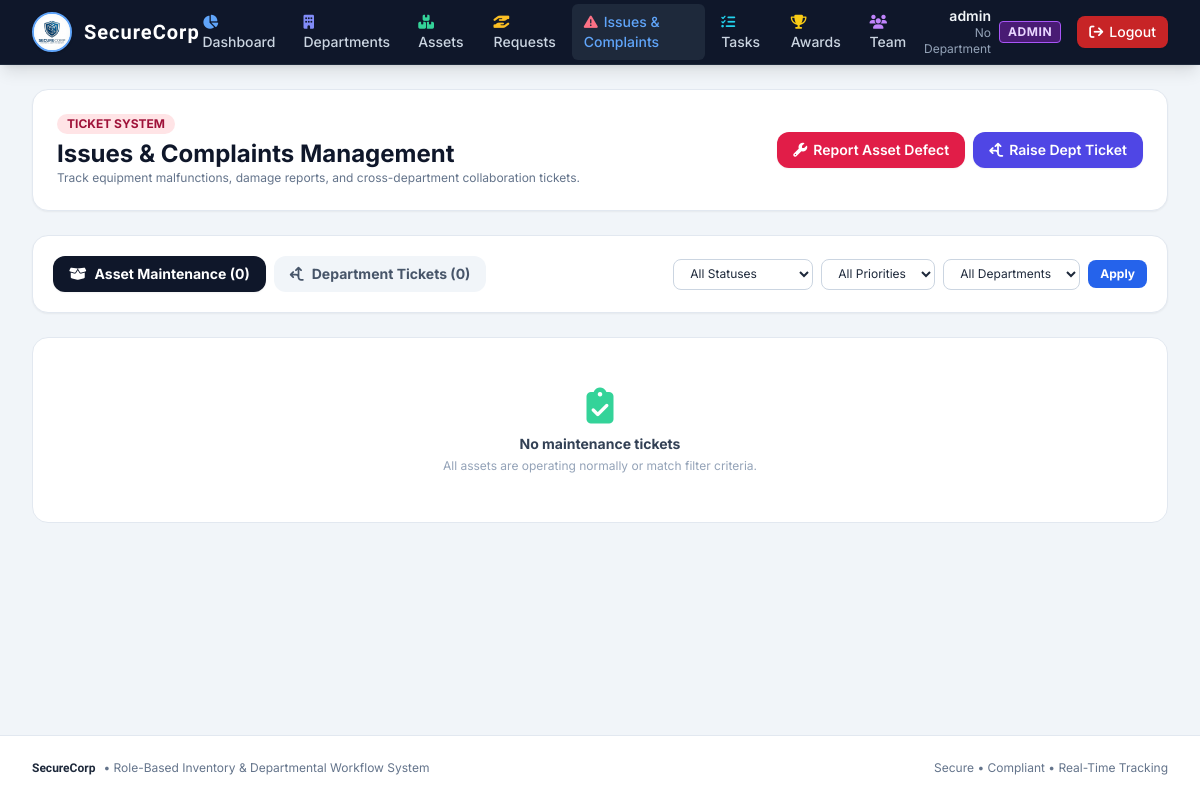
Page /issues/ (signed in) on the earlier database version.
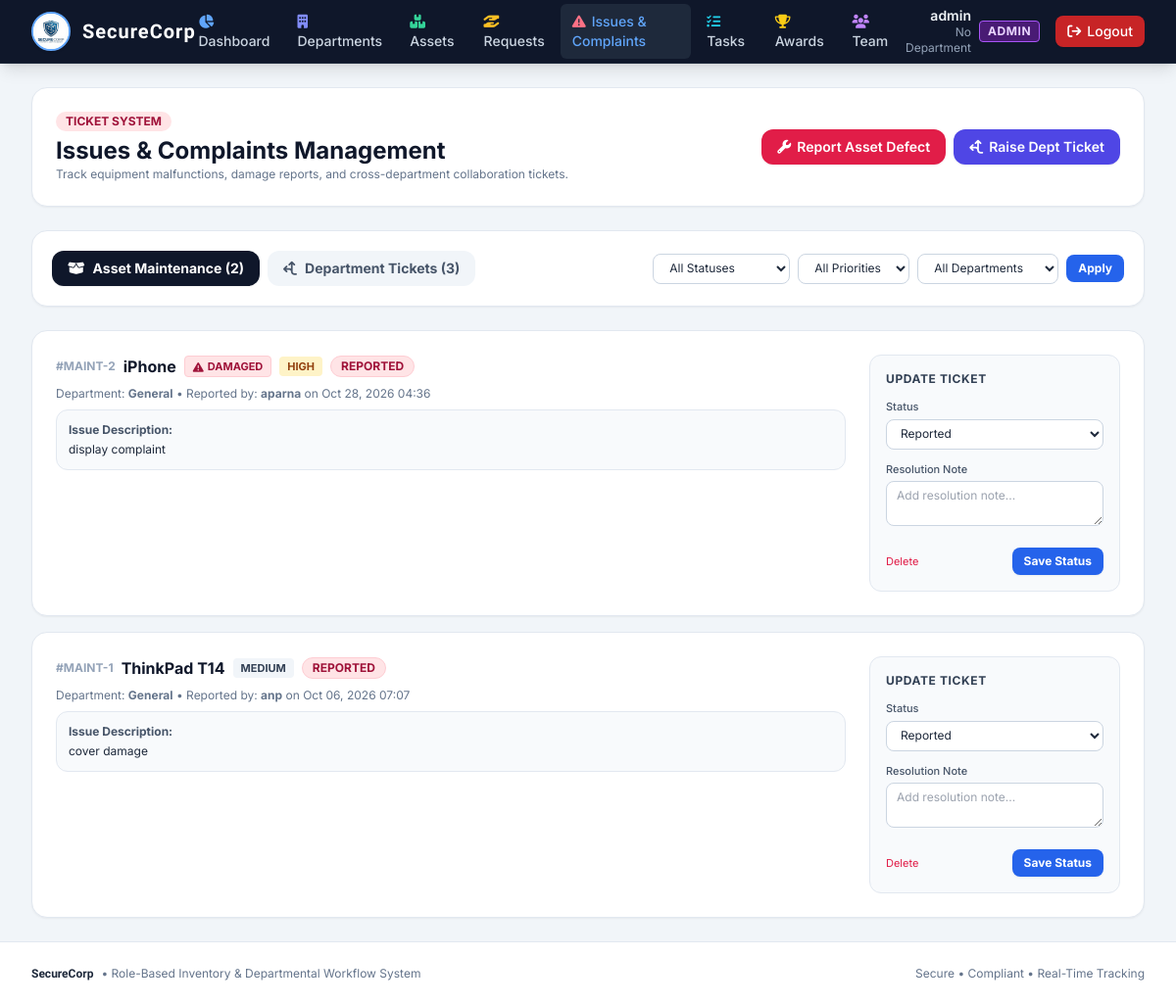
Same page on the later database version.
### inventory/models.py (models this page shows, shortened)
class MaintenanceIssue(models.Model):
    STATUS_CHOICES = (
        ('REPORTED', 'Reported'),
        ('IN_PROGRESS', 'In Progress'),
        ('RESOLVED', 'Resolved'),
    )
    PRIORITY_CHOICES = (
        ('LOW', 'Low'),
        ('MEDIUM', 'Medium'),
        ('HIGH', 'High'),
        ('URGENT', 'Urgent'),
    )
    asset = models.ForeignKey(Asset, on_delete=models.CASCADE, related_name='maintenance_issues')
    department = models.ForeignKey(Department, on_delete=models.CASCADE, related_name='maintenance_issues', null=True, blank=True)
    reported_by = models.ForeignKey(User, on_delete=models.CASCADE, related_name='reported_issues')
    description = models.TextField()
    is_damaged = models.BooleanField(default=False)
    priority = models.CharField(max_length=10, choices=PRIORITY_CHOICES, default='MEDIUM')
    status = models.CharField(max_length=20, choices=STATUS_CHOICES, default='REPORTED')
    resolution_notes = models.TextField(blank=True, default='')
    reported_at = models.DateTimeField(auto_now_add=True)
    resolved_at = models.DateTimeField(null=True, blank=True)

class Asset(models.Model):
    name = models.CharField(max_length=200)
    category = models.ForeignKey(Category, on_delete=models.CASCADE, related_name='assets')
    department = models.ForeignKey(Department, on_delete=models.SET_NULL, null=True, blank=True, related_name='assets')
    description = models.TextField(blank=True)
    total_quantity = models.PositiveIntegerField(default=0)
    available_quantity = models.PositiveIntegerField(default=0)
    low_stock_threshold = models.PositiveIntegerField(default=5)

class User(AbstractUser):
    ROLE_CHOICES = (
        ('ADMIN', 'Admin'),
        ('EMPLOYEE', 'Employee'),
    )
    role = models.CharField(max_length=10, choices=ROLE_CHOICES, default='EMPLOYEE')
    skills = models.ManyToManyField(Skill, blank=True, related_name='employees')
    department = models.ForeignKey(Department, on_delete=models.SET_NULL, null=True, blank=True, related_name='employees')
    @property
    def is_admin_role(self):
        return self.role == 'ADMIN' or self.is_superuser or self.is_staff
    @property
    def full_name_or_username(self):
        full = self.get_full_name()
        return full if full else self.username

### inventory/views.py (the view)
# urls.py: path('issues/', views.issue_list, name='issue_list'),
@login_required
def issue_list(request):
    tab = request.GET.get('tab', 'maintenance')
    status_filter = request.GET.get('status', '').upper()
    priority_filter = request.GET.get('priority', '').upper()
    dept_id = request.GET.get('dept')
    maintenance_issues = MaintenanceIssue.objects.select_related('asset', 'department', 'reported_by').all().order_by('-reported_at')
    dept_issues = DepartmentIssue.objects.select_related('target_department', 'reported_by', 'reported_by__department').all().order_by('-created_at')
    if status_filter:
        maintenance_issues = maintenance_issues.filter(status=status_filter)
        dept_issues = dept_issues.filter(status=status_filter)
    if priority_filter:
        maintenance_issues = maintenance_issues.filter(priority=priority_filter)
        dept_issues = dept_issues.filter(priority=priority_filter)
    if dept_id:
        maintenance_issues = maintenance_issues.filter(department_id=dept_id)
        dept_issues = dept_issues.filter(target_department_id=dept_id)
    departments = Department.objects.all()
    assets = Asset.objects.all()
    return render(request, 'inventory/issue_list.html', {
        'tab': tab,
        'maintenance_issues': maintenance_issues,
        'dept_issues': dept_issues,
        'departments': departments,
        'assets': assets,
        'status_filter': status_filter,
        'priority_filter': priority_filter,
        'selected_dept': dept_id,
    })

### templates/inventory/issue_list.html (shortened to what the changed rows need)
{% extends 'base.html' %}
{% block content %}
<div class="space-y-6">
    <div class="bg-white p-6 rounded-2xl shadow-sm border border-slate-200 flex flex-col sm:flex-row sm:items-center sm:justify-between gap-4">
        <div>
            <h1 class="text-2xl font-bold text-slate-900 mt-1">Issues & Complaints Management</h1>
        </div>
    </div>
    <div class="bg-white p-5 rounded-2xl shadow-sm border border-slate-200 flex flex-col md:flex-row md:items-center md:justify-between gap-4">
        <div class="flex items-center space-x-2 border-b md:border-b-0 pb-3 md:pb-0">
            <a href="{% url 'issue_list' %}?tab=maintenance" class="px-4 py-2 rounded-xl text-xs sm:text-sm font-bold transition flex items-center space-x-2 {% if tab == 'maintenance' %}bg-slate-900 text-white shadow-sm{% else %}bg-slate-100 text-slate-600 hover:bg-slate-200{% endif %}">
                <i class="fa-solid fa-box-open"></i>
                <span>Asset Maintenance ({{ maintenance_issues.count }})</span>
            </a>
            <a href="{% url 'issue_list' %}?tab=department" class="px-4 py-2 rounded-xl text-xs sm:text-sm font-bold transition flex items-center space-x-2 {% if tab == 'department' %}bg-slate-900 text-white shadow-sm{% else %}bg-slate-100 text-slate-600 hover:bg-slate-200{% endif %}">
                <i class="fa-solid fa-arrows-split-up-and-left"></i>
                <span>Department Tickets ({{ dept_issues.count }})</span>
            </a>
        </div>
    </div>
    {% if tab == 'maintenance' %}
    <div class="space-y-4">
        {% for issue in maintenance_issues %}
        <div class="bg-white rounded-2xl shadow-sm border border-slate-200 p-6 flex flex-col md:flex-row md:items-start md:justify-between gap-6 hover:shadow-md transition">
            <div class="space-y-2 flex-grow">
                <div class="flex flex-wrap items-center gap-2">
                    <span class="text-xs font-bold text-slate-400">#MAINT-{{ issue.id }}</span>
                    <h3 class="text-base font-bold text-slate-900">{{ issue.asset.name }}</h3>
                    {% if issue.is_damaged %}
                        <span class="inline-flex items-center px-2 py-0.5 rounded text-[11px] font-bold bg-rose-100 text-rose-800 border border-rose-200">
                            <i class="fa-solid fa-triangle-exclamation mr-1"></i>DAMAGED
                        </span>
                    {% endif %}
                    <span class="inline-flex items-center px-2 py-0.5 rounded text-[11px] font-bold {% if issue.priority == 'URGENT' %}bg-red-600 text-white{% elif issue.priority == 'HIGH' %}bg-amber-100 text-amber-800{% else %}bg-slate-100 text-slate-700{% endif %}">
                        {{ issue.priority }}
                    </span>
                    <span class="inline-flex items-center px-2.5 py-0.5 rounded-full text-xs font-bold {% if issue.status == 'RESOLVED' %}bg-emerald-100 text-emerald-800 border border-emerald-200{% elif issue.status == 'IN_PROGRESS' %}bg-amber-100 text-amber-800 border border-amber-200{% else %}bg-rose-100 text-rose-800 border border-rose-200{% endif %}">
                        {{ issue.status }}
                    </span>
                </div>
                <p class="text-xs text-slate-500">
                    Department: <strong>{{ issue.department.name|default:'General' }}</strong> &bull;
                    Reported by: <strong>{{ issue.reported_by.username }}</strong> on {{ issue.reported_at|date:"M d, Y H:i" }}
                </p>
                <div class="bg-slate-50 p-3 rounded-xl border border-slate-200 text-xs text-slate-800 mt-2">
                    <strong class="text-slate-600 block mb-1">Issue Description:</strong>
                    {{ issue.description }}
                </div>
            </div>
            {% if user.is_admin_role or user.department == issue.department %}
            <div class="w-full md:w-64 bg-slate-50 p-4 rounded-xl border border-slate-200 flex-shrink-0">
                <span class="text-xs font-bold text-slate-700 uppercase tracking-wider block mb-2">Update Ticket</span>
                <form method="post" action="{% url 'update_maintenance_issue' issue.id %}" class="space-y-3">
                    <div>
                        <label class="block text-[11px] font-medium text-slate-600 mb-1">Status</label>
                        <select name="status" class="w-full text-xs border border-slate-300 rounded-lg px-2.5 py-1.5 bg-white focus:ring-2 focus:ring-blue-500 outline-none">
                            <option value="REPORTED" {% if issue.status == 'REPORTED' %}selected{% endif %}>Reported</option>
                        </select>
                    </div>
                    <div>
                        <label class="block text-[11px] font-medium text-slate-600 mb-1">Resolution Note</label>
                        <textarea name="resolution_notes" rows="2" placeholder="Add resolution note..." class="w-full text-xs border border-slate-300 rounded-lg px-2.5 py-1.5 bg-white focus:ring-2 focus:ring-blue-500 outline-none">{{ issue.resolution_notes }}</textarea>
                    </div>
                    <div class="flex items-center justify-between pt-1">
                        {% if user.is_admin_role %}
                            <a href="{% url 'delete_issue' 'maintenance' issue.id %}" class="text-[11px] text-rose-600 hover:underline">Delete</a>
                        {% else %}
                            <span></span>
                        {% endif %}
                        <button type="submit" class="bg-blue-600 hover:bg-blue-700 text-white text-xs font-bold px-3 py-1.5 rounded-lg shadow-sm transition">
                            Save Status
                        </button>
                    </div>
                </form>
            </div>
            {% endif %}
        </div>
        {% empty %}
        <div class="bg-white rounded-2xl p-12 text-center border border-slate-200 text-slate-400">
            <i class="fa-solid fa-clipboard-check text-4xl text-emerald-400 mb-2 block"></i>
            <h3 class="text-sm font-bold text-slate-700">No maintenance tickets</h3>
            <p class="text-xs text-slate-400 mt-1">All assets are operating normally or match filter criteria.</p>
        </div>
        {% endfor %}
    </div>
    {% endif %}
</div>
{% endblock %}

Differences in the rows shown:
added MaintenanceIssue: id "2", asset.name "iPhone", is_damaged True (drawn), priority "HIGH", status "REPORTED", department.name "General", reported_by.username "aparna", reported_at "Oct 28, 2026 04:36", description "display complaint", status "Reported"
added MaintenanceIssue: id "1", asset.name "ThinkPad T14", priority "MEDIUM", status "REPORTED", department.name "General", reported_by.username "anp", reported_at "Oct 06, 2026 07:07", description "cover damage", status "Reported"
Other differences:
{{ maintenance_issues.count }}: "0" → "2"
{{ dept_issues.count }}: "0" → "3"
text no longer shown: "No maintenance tickets All assets are operating normally or match filter criteria."
